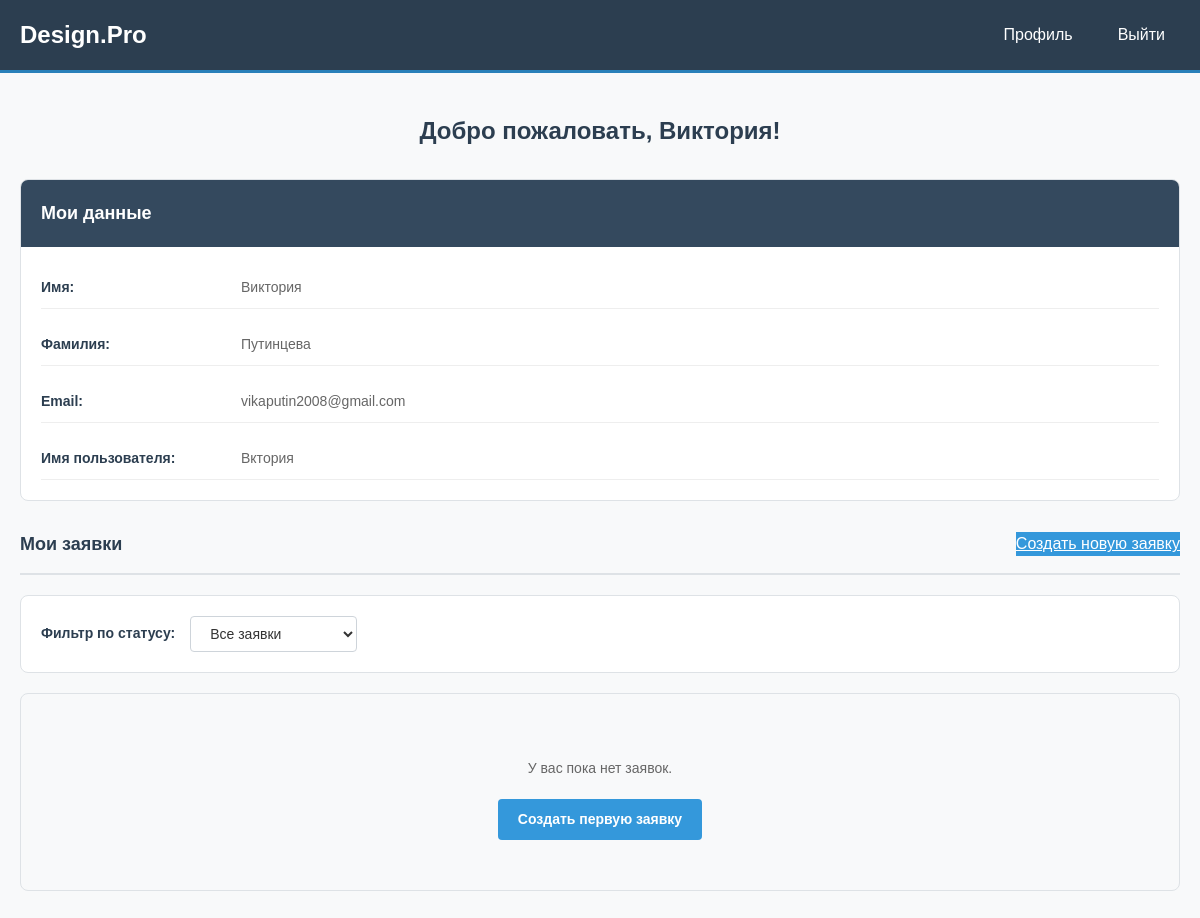
The app's page /profile/ (signed in), older data.
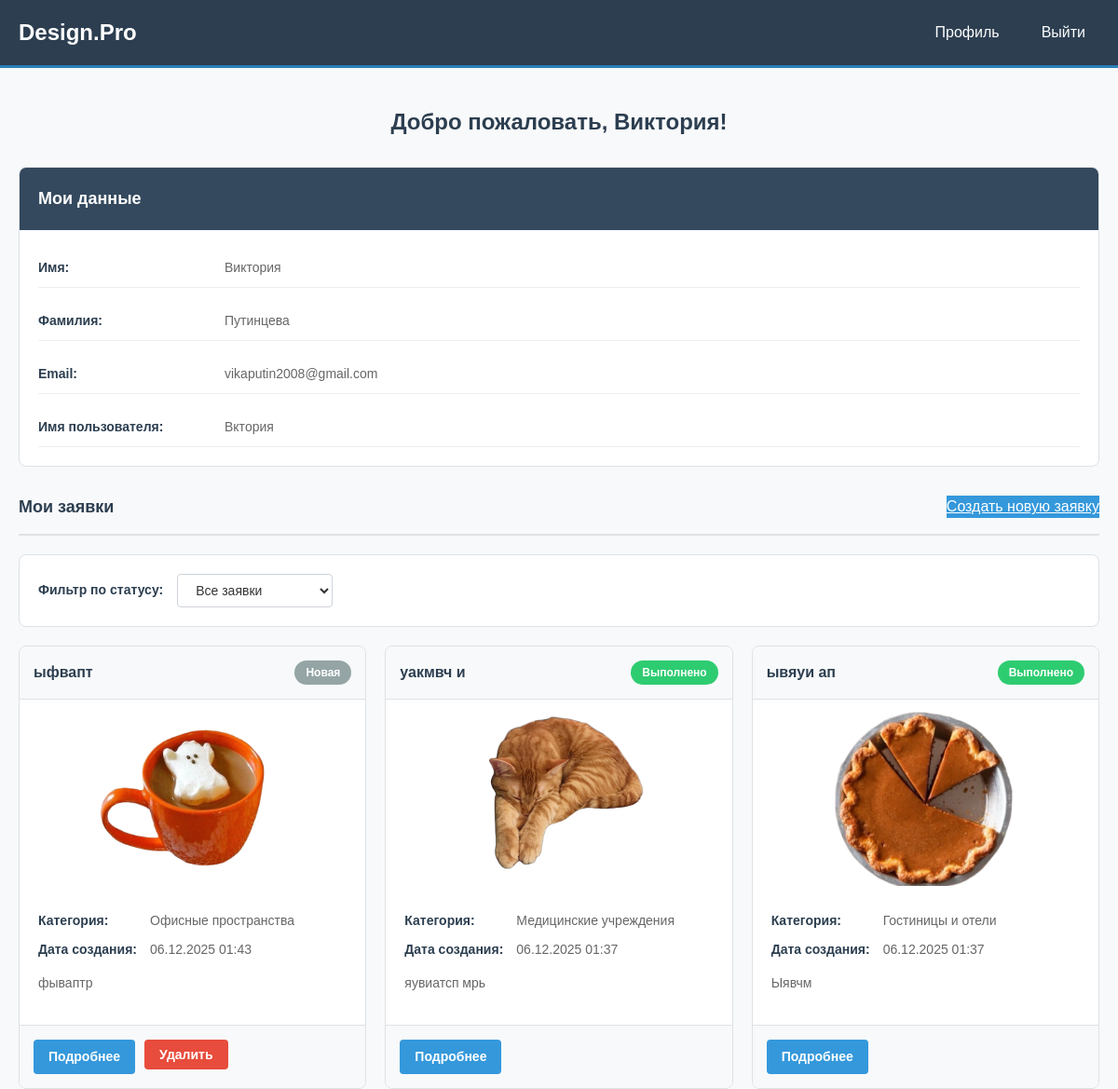
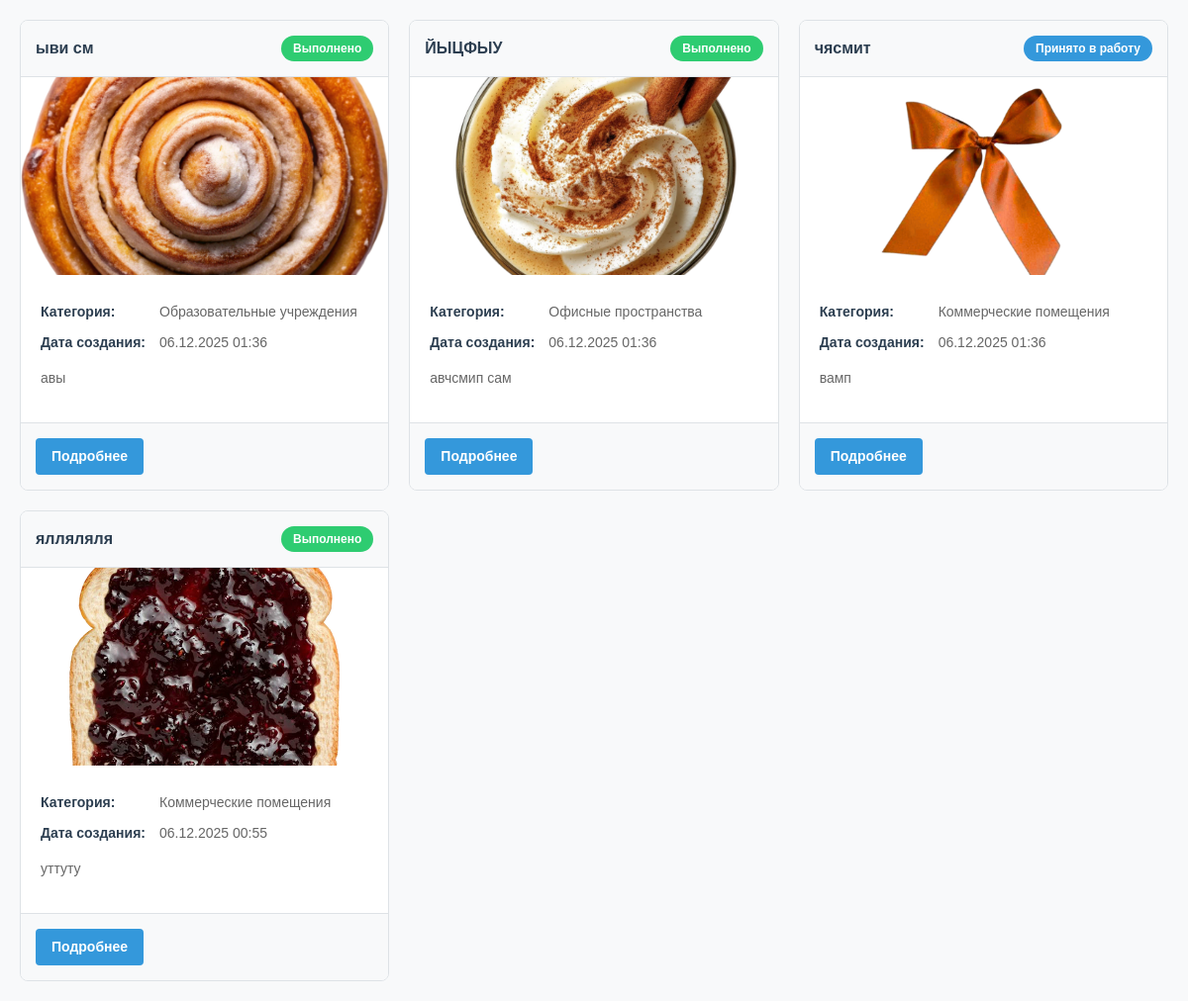
The same page, newer data (2 pictures, top to bottom).
### design/models.py (models this page shows, shortened)
class Application(models.Model):
    applicant = models.ForeignKey(CustomUser, on_delete=models.CASCADE, verbose_name="Пользователь")
    title = models.CharField(max_length=150, verbose_name="Название заявки")
    description = models.TextField(max_length=500, verbose_name="Описание заявки")
    image = models.FileField(upload_to='applications/', verbose_name="Загрузите фото заявки")
    category = models.ForeignKey(Category, on_delete=models.CASCADE, verbose_name='Категория заявки')
    design_image = models.FileField(upload_to='designs/', verbose_name="Фото готового дизайна", blank=True, null=True)
    STATUS_CHOICES = [
        ('N', "Новая"),
        ('P', "Принято в работу"),
        ('D', 'Выполнено')
    ]
    status = models.CharField(max_length=1, choices=STATUS_CHOICES, default="N", verbose_name='Статус заявки')
    date = models.DateTimeField(auto_now_add=True, verbose_name="Дата создания заявки")
    comment = models.TextField(blank=True, null=True, verbose_name="Комментарий к заявке")
    favorite = models.BooleanField(default=False, verbose_name='Добавить в избранное')
    class Meta:
        verbose_name = 'Заявка'
        verbose_name_plural = 'Заявки'
        ordering = ['-date']

class Category(models.Model):
    name = models.CharField(max_length=150, help_text="Название категории", verbose_name='Название')
    class Meta:
        verbose_name = 'Категория'
        verbose_name_plural = 'Категории'

### design/views.py (the view)
# urls.py: path('profile/', views.Profile.as_view(), name='profile'),
class Profile(LoginRequiredMixin, generic.View):
    template_name = 'main/profile.html'
    def get(self, request):
        status_filter = request.GET.get('status', '')
        if status_filter:
            applications = Application.objects.filter(applicant=request.user, status=status_filter).order_by(
                '-date')
        else:
            applications = Application.objects.filter(applicant=request.user).order_by(
                '-date')
        context = {
            'user': request.user,
            'applications': applications,
            'status_filter': status_filter,
            'status_choices': Application.STATUS_CHOICES,
        }
        return render(request, self.template_name, context)

### design/templates/main/profile.html (shortened to what this page needs)
{% extends 'basic.html' %}
{% block content %}
<h2 class="welcome-title">Добро пожаловать, {{ user.first_name }}!</h2>
<div class="profile-card">
    <div class="card-header">
        <h3 class="card-title">Мои данные</h3>
    </div>
    <div class="card-body">
        <div class="profile-info">
            <div class="info-row">
                <span class="info-label">Имя:</span>
                <span class="info-value">{{ user.first_name }}</span>
            </div>
            <div class="info-row">
                <span class="info-label">Фамилия:</span>
                <span class="info-value">{{ user.last_name }}</span>
            </div>
            <div class="info-row">
                <span class="info-label">Email:</span>
                <span class="info-value">{{ user.email }}</span>
            </div>
            <div class="info-row">
                <span class="info-label">Имя пользователя:</span>
                <span class="info-value">{{ user.username }}</span>
            </div>
        </div>
    </div>
</div>
<div class="section-header">
    <h3>Мои заявки</h3>
    {% if not is_staff %}
        <a href="{% url 'application-create' %}" class="create-button">
            Создать новую заявку
        </a>
    {% endif %}
</div>
<div class="filter-box">
    <form method="get" class="filter-form">
        <label for="status" class="filter-label">Фильтр по статусу:</label>
        <select name="status" id="status" class="filter-select" onchange="this.form.submit()">
            <option value="">Все заявки</option>
        </select>
    </form>
</div>
{% if applications %}
    <div class="applications-grid">
        {% for application in applications %}
        <div class="application-card">
            <div class="application-header">
                <h4 class="application-title">{{ application.title|truncatechars:30 }}</h4>
                <span class="status-badge {{ application.status }}">
                    {{ application.get_status_display }}
                </span>
            </div>
            {% if application.image %}
                <img src="{{ application.image.url }}"
                     class="application-image"
                     alt="{{ application.title }}">
            {% endif %}
            <div class="application-body">
                <div class="application-meta">
                    <span class="meta-label">Категория:</span>
                    <span class="meta-value">{{ application.category.name }}</span>
                </div>
                <div class="application-meta">
                    <span class="meta-label">Дата создания:</span>
                    <span class="meta-value">{{ application.date|date:"d.m.Y H:i" }}</span>
                </div>
                <p class="application-description">{{ application.description|truncatechars:100 }}</p>
            </div>
            <div class="application-footer">
                <a href="{% url 'application-detail' application.id %}"
                   class="action-button view-button">
                    Подробнее
                </a>
                {% if application.status == 'N' and not is_staff %}
                    <form method="post"
                          action="{% url 'application-delete' application.id %}"
                          onsubmit="return confirm('Вы уверены, что хотите удалить заявку?');">
                        <button type="submit" class="action-button delete-button">
                            Удалить
                        </button>
                    </form>
                {% endif %}
            </div>
        </div>
        {% endfor %}
    </div>
{% else %}
    <div class="empty-state">
        <p class="empty-text">У вас пока нет заявок.</p>
        {% if not is_staff %}
            <a href="{% url 'application-create' %}" class="empty-button">
                Создать первую заявку
            </a>
        {% endif %}
    </div>
{% endif %}
{% endblock %}

Row changes from the older to the newer data that the page shows:
added Application: title "ыфвапт", status "Новая", image (picture), category.name "Офисные пространства", date "06.12.2025 01:43", description "фываптр", shows "Удалить"
added Application: title "уакмвч и", status "Выполнено", image (picture), category.name "Медицинские учреждения", date "06.12.2025 01:37", description "яувиатсп мрь"
added Application: title "ывяуи ап", status "Выполнено", image (picture), category.name "Гостиницы и отели", date "06.12.2025 01:37", description "Ыявчм"
added Application: title "ыви см", status "Выполнено", image (picture), category.name "Образовательные учреждения", date "06.12.2025 01:36", description "авы"
added Application: title "ЙЫЦФЫУ", status "Выполнено", image (picture), category.name "Офисные пространства", date "06.12.2025 01:36", description "авчсмип сам"
added Application: title "чясмит", status "Принято в работу", image (picture), category.name "Коммерческие помещения", date "06.12.2025 01:36", description "вамп"
added Application: title "ялляляля", status "Выполнено", image (picture), category.name "Коммерческие помещения", date "06.12.2025 00:55", description "уттуту"
Text that changed along with them:
text no longer shown: "У вас пока нет заявок. Создать первую заявку"
